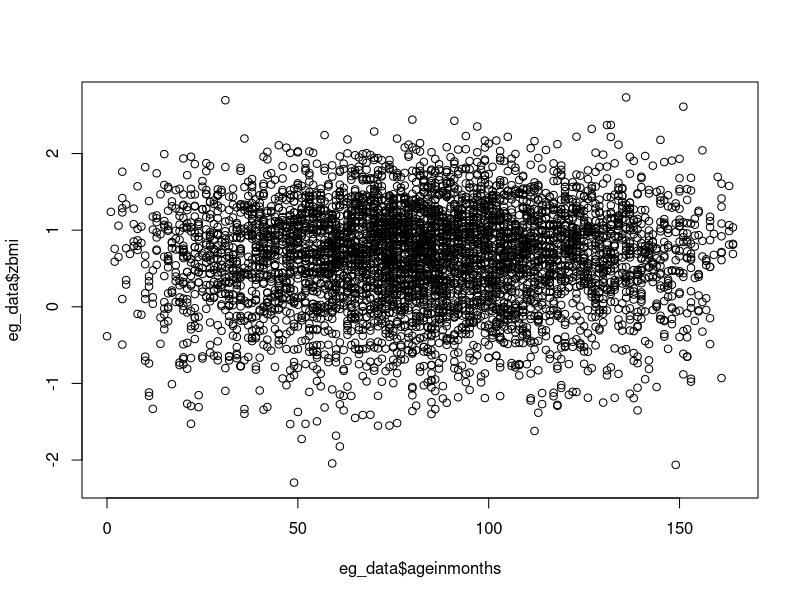
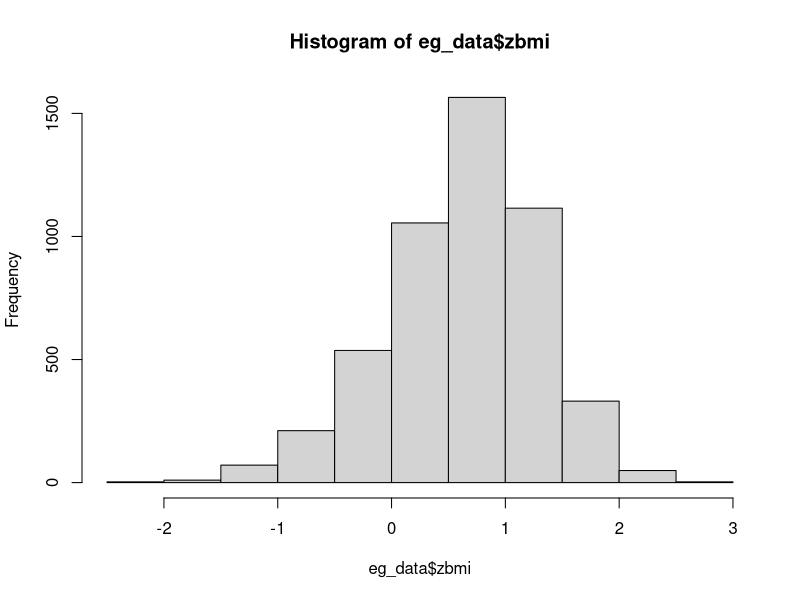
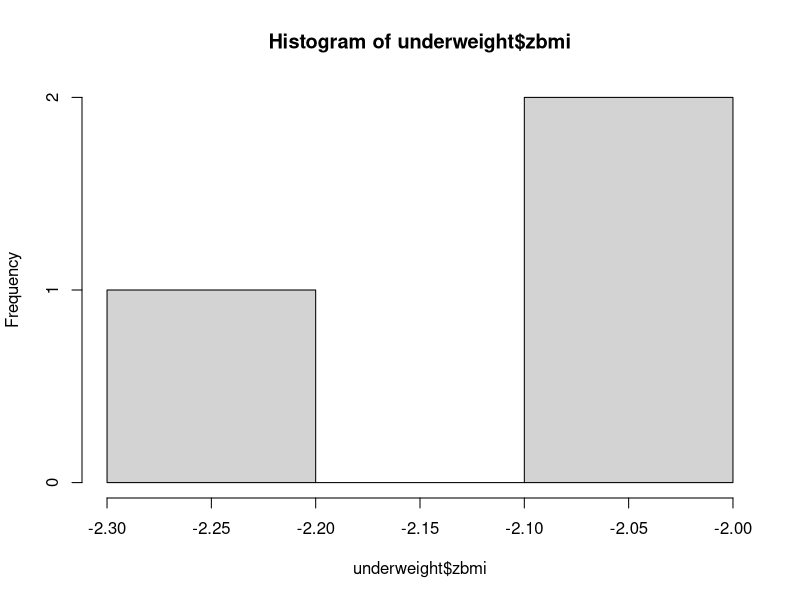
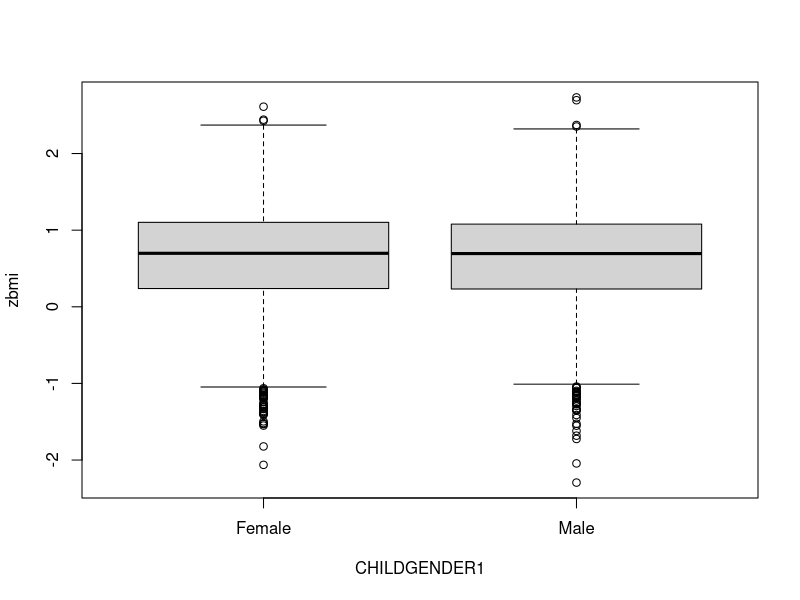
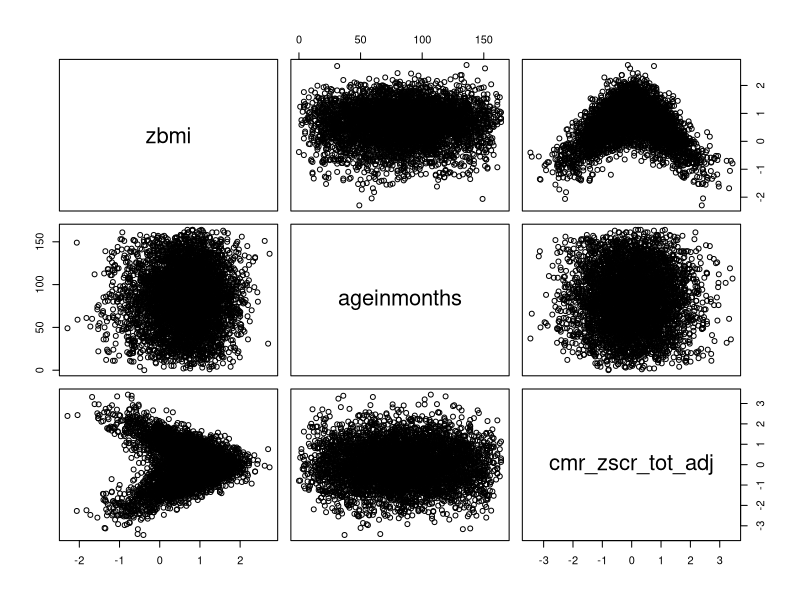
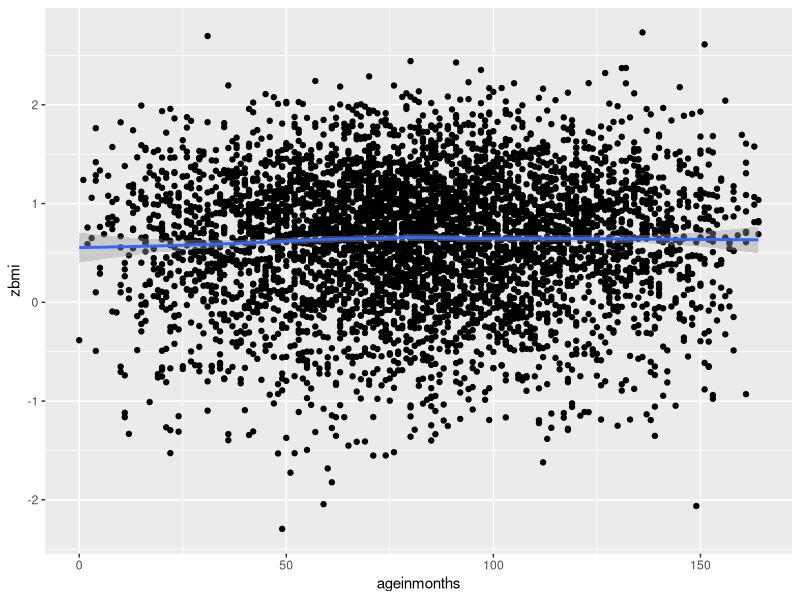
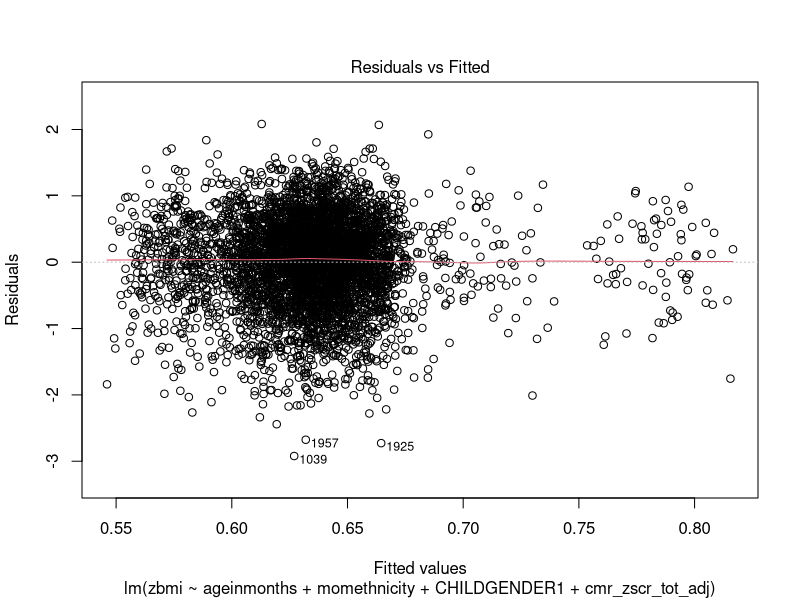
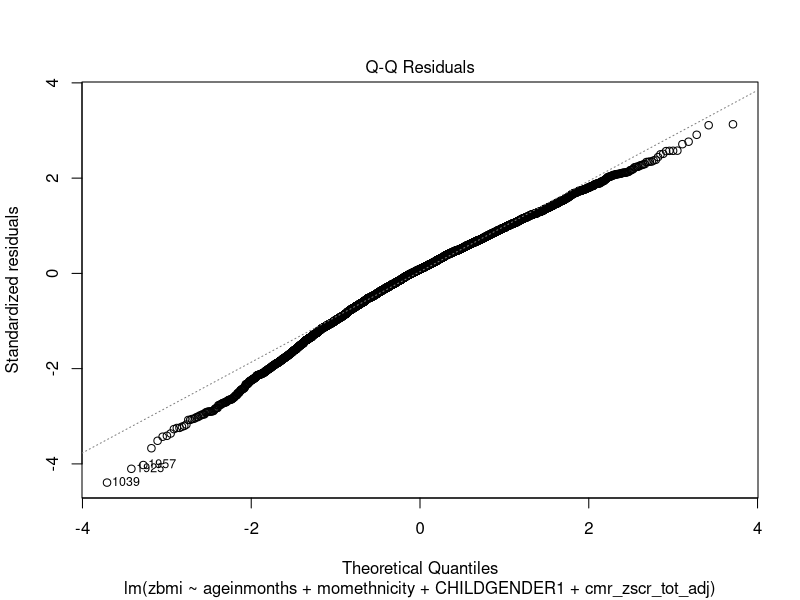

These figures' R source, in order: (Note: this script raises an error after producing the figures.)
####################################
#	R Workshop script			#
#	Dr. Charlie Keown-Stoneman	#
#	2020-11-04				#
####################################

#R is the program that executes your commands
#RStudio is a fancy GUI for R, but R still does everything "under the hood"

###R basics

#Using number signs (a.k.a. octothorpe/pound/hash) you can write comments that R will ignore

#R can be used like a basic calculator
2+2

#R follows BEDMAS
2+2*2
(2+2)*2 #comments can come after code on the same line

a <- 2 #you can use arrows to declare variables and set values etc.
b = 2  #you can also use equal signs
a + b
c = a + b
c

#R can also answer logical questions, such as, is "a" equal to "b"?
a == b
a == c
a < c #is "a" less than "c"?
a > c #is "a" greater than "c"?
a <= b #is "a" less than/or equal to "b"?
#R can also combine TRUE/FALSE results with AND/OR logic, AND is "&", OR is "|"
a == b | a == c
a == b & a == c

#To do the opposite of a logical variable in R, you can use "!", for example,

a == b
!(a == b)
a != b


#Vectorized variables

A <- c(5,7,3,9,4) #c() combines values into a vector
B <- c(1,2,3)

A%in%B

#another difference between == and %in% is how they treat NA
c(1,NA,2,4)==2
c(1,NA,2,4)%in%2


#Some basic statistics
mean(A)
sd(A)
sum(A)
median(A)
summary(A)

#square brackets can be used to specify elements of a vector
A[1]
A[2]

#Example (simulated/fake) TARGet Kids data

eg_data <- read.csv("eg_data.csv")

names(eg_data) #check variable names
class(eg_data) #check class of object
head(eg_data) #look at the first 6 rows
View(eg_data) #open the whole dataset like a spreadsheet

#Square brackets can be used to specify rows/columns
eg_data[1:5,1:4]

#You can use "$" to specify a specific column from a data frame
eg_data$subject

class(eg_data$subject)

is.numeric(eg_data$subject) #check, is this column numeric?

#You can use "?" before a function to learn more about it
?sapply
sapply(eg_data,class) #checks variable classes

class(eg_data$momethnicity)
is.numeric(eg_data$momethnicity)

eg_data$momethnicity <- as.factor(eg_data$momethnicity)

table(eg_data$momethnicity)


eg_data$momethnicity <- factor(eg_data$momethnicity, labels = c("Eurpoean",
												    "East Asian",
												    "South Asian",
												    "Southeast Asian",
												    "Arab",
												    "African",
												    "Latin American",
												    "Mixed Ethnicity",
												    "Other"))

table(eg_data$momethnicity)


#It's important to make sure your factor/character variables have missing stored as "NA" in R

class(eg_data$CHILDGENDER1)
table(eg_data$CHILDGENDER1)

eg_data$CHILDGENDER1[which(is.na(eg_data$CHILDGENDER1))]

eg_data$CHILDGENDER1[which(eg_data$CHILDGENDER1=="")]

eg_data$CHILDGENDER1[which(eg_data$CHILDGENDER1=="")] <- NA


#Alternative Charlie custom "cheat" function
remove_blanks <- function(x){
	for(i in 1:ncol(x)){
		if(class(x[,i])=="character"){
			x[x[,i]%in%"",i] <- NA
		}else if(class(x[,i])=="factor"){
			x[,i] <- as.character(x[,i])
			x[x[,i]%in%"",i] <- NA
			x[,i] <- factor(x[,i])
		}
	}
	return(x)
}

eg_data_alt <- remove_blanks(eg_data)

#creating a categorical variable based on cut-points
eg_data$zbmi_group <- cut(eg_data$zbmi, breaks=c(-Inf,-2,1,2,Inf), labels=c("Underweight","Normal Weight","Overweight","Obese"))

table(eg_data$zbmi_group)

table(eg_data$momethnicity,eg_data$CHILDGENDER1)
with(eg_data,table(momethnicity,CHILDGENDER1,zbmi_group))

with(eg_data,ftable(CHILDGENDER1,momethnicity,zbmi_group))


###R packages
#install.packages("survival")
library(survival)
library(dplyr)

#Using common dplyr commands
underweight <- eg_data %>% filter(zbmi<(-2))
#select(subject,ageinmonths,zbmi)


#some basic plots
plot(eg_data$ageinmonths,eg_data$zbmi)

hist(eg_data$zbmi)
hist(underweight$zbmi)

boxplot(zbmi~CHILDGENDER1, data=eg_data)

pairs(eg_data %>% select(zbmi,ageinmonths,cmr_zscr_tot_adj))

#some fancier looking plots using ggplot2

library(ggplot2)

ggplot(aes(x=ageinmonths, y=zbmi), data=eg_data) +
	geom_point()+
	geom_smooth(method="loess", formula=y~x)

### Merging together different datasets

eg_data2 <- read.csv("eg_data2.csv")

names(eg_data2) #check variable names
head(eg_data2) #look at the first 6 rows

head(eg_data) #look at the first 6 rows of the original dataset

combined_data <- merge(x=eg_data,y=eg_data2, by = c("subject","instanceid"), all.x = TRUE)

head(combined_data)

#Let's try some modelling (on the complete cases)
complete_case_data <- combined_data %>% filter(complete.cases(combined_data))

model1 <- lm(zbmi~ageinmonths+momethnicity+CHILDGENDER1+cmr_zscr_tot_adj, data=complete_case_data)

summary(model1)
plot(model1)

plot(complete_case_data$ageinmonths,resid(model1))
abline(h=0)

plot(complete_case_data$cmr_zscr_tot_adj,resid(model1))
abline(h=0)

#What if we wanted an overall test for momethnicity?
model2 <- lm(zbmi~ageinmonths+CHILDGENDER1+cmr_zscr_tot_adj, data=complete_case_data)

anova(model1,model2)

library(rms)

model1.rcs <- lm(zbmi~ageinmonths+momethnicity+CHILDGENDER1+rcs(cmr_zscr_tot_adj,5), data=complete_case_data)
summary(model1.rcs)
plot(model1.rcs)

plot(complete_case_data$cmr_zscr_tot_adj,resid(model1.rcs))
abline(h=0)

anova(model1.rcs,model1)


#We have repeated measures in this dataset, but what if we only want the baseline (i.e., first) observation per subject?

baseline_data <- combined_data %>% 
	arrange(subject,ageinmonths) %>%
	filter(!duplicated(subject))

nrow(combined_data)
nrow(baseline_data)
length(unique(combined_data$subject))

#Saving our whole workspace (including any datasets we've created)
getwd()
save.image("Workshop_data.RData")


###Other useful functions
#aggregate()
#sapply()

### Example of taking multiple variable inputs and creating an output

eg_data3 <- read.csv("eg_data3.csv")

head(eg_data3)

#one approach is nested ifelse functions:

table(eg_data3$CHILDCARE_ARRANGEMENT)

eg_data3$new_childcare1 <- with(
	eg_data3,ifelse(CHILDCARE_ARRANGEMENT=="Daycare (centre-based or home-based)",
				 ifelse(homebased_daycare_yn=="Yes",
				 	  ifelse(licensed_provider_yn=="Yes",
				 	  	  "Licensed home-based care",
				 	  	  "Unlicensed childcare"),
				 	  ifelse(licensed_provider_yn=="Yes",
				 	  	  "Licensed centre-based childcare",
				 	  	  "Unlicensed childcare")
				 	  ),
				 "Unlicensed childcare")
						 )

table(eg_data3$new_childcare1)

#another option is using a loop, this is less efficient computationally, but can be easier to read/understand later:
#you need to be careful with if statements and missing values though!

eg_data3$new_childcare2 <- NULL
for(i in 1:nrow(eg_data3)){
	if(eg_data3$CHILDCARE_ARRANGEMENT[i]%in%c("Care by a relative","Care in child’s home by a non-relative","Care in someone’s home by a non-relative")){
		eg_data3$new_childcare2[i] <- "Unlicensed childcare"
	}else if(eg_data3$CHILDCARE_ARRANGEMENT[i]%in%"Daycare (centre-based or home-based)"){
		if(eg_data3$licensed_provider_yn[i]%in%"No"){
			eg_data3$new_childcare2[i] <- "Unlicensed childcare"
		}else if(eg_data3$licensed_provider_yn[i]%in%"Yes"){
			if(eg_data3$homebased_daycare_yn[i]%in%"Yes"){
				eg_data3$new_childcare2[i] <- "Licensed home-based care"
			}else if(eg_data3$homebased_daycare_yn[i]%in%"No"){
				eg_data3$new_childcare2[i] <- "Licensed centre-based childcare"
			}
		}	
	}
}

table(eg_data3$new_childcare2)

with(eg_data3,table(new_childcare1,new_childcare2))

#or you could use a series of which statements:

eg_data3$new_childcare3 <- NULL

eg_data3$new_childcare3[which(
	eg_data3$CHILDCARE_ARRANGEMENT%in%c("Care by a relative",
								 "Care in child’s home by a non-relative",
								 "Care in someone’s home by a non-relative")|
		eg_data3$licensed_provider_yn%in%"No")] <- "Unlicensed childcare"

eg_data3$new_childcare3[which(
	eg_data3$CHILDCARE_ARRANGEMENT%in%"Daycare (centre-based or home-based)" &
		eg_data3$homebased_daycare_yn%in%"Yes" &
		eg_data3$licensed_provider_yn%in%"Yes")] <- "Licensed home-based care"

eg_data3$new_childcare3[which(
	eg_data3$CHILDCARE_ARRANGEMENT%in%"Daycare (centre-based or home-based)" &
		eg_data3$homebased_daycare_yn%in%"No" &
		eg_data3$licensed_provider_yn%in%"Yes")] <- "Licensed centre-based childcare"

table(eg_data3$new_childcare3)
with(eg_data3,table(new_childcare1,new_childcare3))

#Lastly, the newer dplyr way,

eg_data3 <- eg_data3 %>% 
	mutate(new_childcare4 = case_when(
		CHILDCARE_ARRANGEMENT%in%c("Care by a relative",
							  "Care in child’s home by a non-relative",
							  "Care in someone’s home by a non-relative")|
			licensed_provider_yn%in%"No" ~ "Unlicensed childcare",
		CHILDCARE_ARRANGEMENT%in%"Daycare (centre-based or home-based)" &
			homebased_daycare_yn%in%"Yes" &
			licensed_provider_yn%in%"Yes" ~ "Licensed home-based care",
		CHILDCARE_ARRANGEMENT%in%"Daycare (centre-based or home-based)" &
			homebased_daycare_yn%in%"No" &
			licensed_provider_yn%in%"Yes" ~ "Licensed centre-based childcare"
		)
	) 

table(eg_data3$new_childcare4)
with(eg_data3,table(new_childcare1,new_childcare4))
